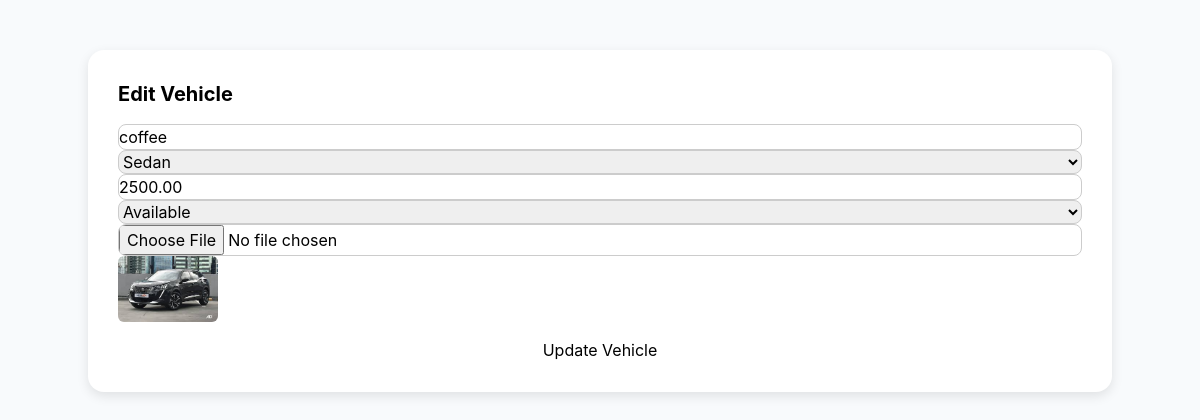
/car-rental-system/admin/edit-vehicle.php?id=1 (signed in), run on the app's committed database.
### tables this page shows
CREATE TABLE `cars` (
  `id` int(10) UNSIGNED NOT NULL,
  `name` varchar(100) NOT NULL,
  `brand` varchar(50) NOT NULL,
  `price_per_day` decimal(10,2) NOT NULL,
  `price_per_hour` decimal(10,2) NOT NULL,
  `image` varchar(255) DEFAULT NULL,
  `created_at` datetime DEFAULT current_timestamp(),
  `type` varchar(50) NOT NULL DEFAULT 'Economy',
  `status` varchar(20) NOT NULL DEFAULT 'available'
);

### car-rental-system/admin/edit-vehicle.php (the view, shortened to what this page needs)
<?php
require_once '../config/dbconnect.php';
$id = $_GET['id'] ?? null;
$stmt = $conn->prepare("SELECT * FROM cars WHERE id = ?");
$stmt->bind_param("i", $id);
$stmt->execute();
$result = $stmt->get_result();
$car = $result->fetch_assoc();
?>
<!DOCTYPE html>
<html lang="en">
<head>
<script src="https://cdn.tailwindcss.com"></script>
<link rel="stylesheet" href="https://cdnjs.cloudflare.com/ajax/libs/font-awesome/6.5.1/css/all.min.css">
</head>
<body>
<div class="container">
    <h2 class="text-xl font-bold mb-4">Edit Vehicle</h2>
    <form method="POST" enctype="multipart/form-data">
        <input type="text" name="name" placeholder="Car Name" value="<?= htmlspecialchars($car['name']) ?>" required>
        <select name="brand" required>
            <option value="Sedan" <?= $car['brand'] === 'Sedan' ? 'selected' : '' ?>>Sedan</option>
        </select>
        <input type="number" name="price" step="0.01" placeholder="Price per Day" value="<?= htmlspecialchars($car['price_per_day']) ?>" required>
        <select name="type">
            <option value="available" <?= $car['type']==='available' ? 'selected' : '' ?>>Available</option>
        </select>
        <input type="file" name="image" accept="image/*">
        <img src="../<?= htmlspecialchars($car['image'] ?: 'assets/images/placeholder.png') ?>" width="100" class="mb-4 rounded-md">
        <button type="submit" name="update_car">Update Vehicle</button>
    </form>
</div>
</body>
</html>

### car-rental-system/admin/edit-vehicle.php (style rules this page uses)
body { font-family: 'Inter', sans-serif; background-color: #f8fafc; }
.container { max-width: 500px; margin: 50px auto; background: #fff; padding: 30px; border-radius: 16px; box-shadow: 0 4px 12px rgba(0,0,0,0.1); }
input, select { width: 100%; border: 1px solid #ccc; padding: 10px; border-radius: 8px; margin-bottom: 15px; }
button { background-color: #f59e0b; color: white; padding: 10px; border-radius: 8px; width: 100%; font-weight: bold; }

### data on the page
cars: name "coffee", brand "Sedan", price "2500.00", type "Available", image (picture)
